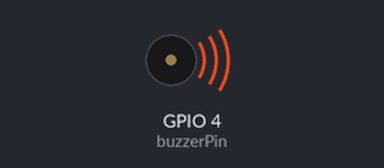
Bench run of a sketch on a simulated ESP32-S3. Parts: buzzer (waves = sounding).

Above: at 0.2 s.
Timing chart, 0 to 3.0 s (numbered marks = the images above):
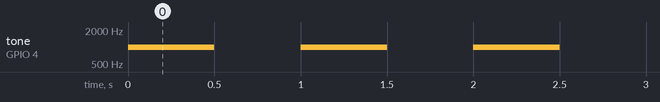

Measured:
- by itself, tone on GPIO 4 (buzzerPin): alternates 1000 Hz for 0.50 s and silent for 0.50 s

The sketch:

buzzer_core0.ino
```cpp
int buzzerPin = 4;
int CORE_ID = 0;

void buzzerTask(void *pvParameters) {
  pinMode(buzzerPin, OUTPUT);
  while (1) {
    tone(buzzerPin, 1000); // bunyi 1kHz
    vTaskDelay(500 / portTICK_PERIOD_MS);
    noTone(buzzerPin);
    vTaskDelay(500 / portTICK_PERIOD_MS);
  }
}

void setup() {
  xTaskCreatePinnedToCore(buzzerTask, "Buzzer Task", 2048, NULL, 1, NULL, CORE_ID); // Core 1
}

void loop() {}
```
